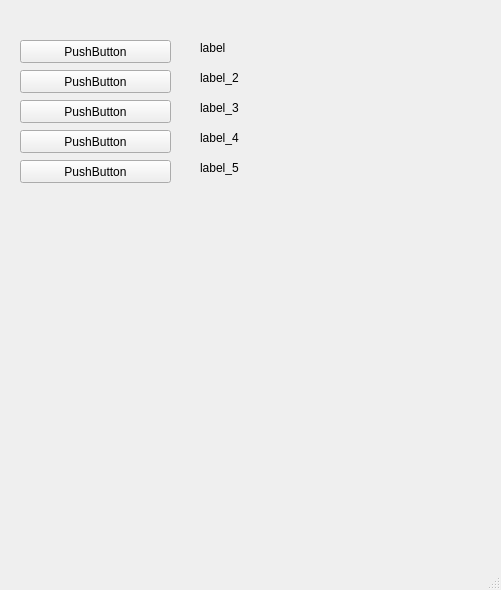
<?xml version="1.0" encoding="UTF-8"?>
<ui version="4.0">
 <class>MainWindow</class>
 <widget class="QMainWindow" name="MainWindow">
  <property name="geometry">
   <rect>
    <x>0</x>
    <y>0</y>
    <width>501</width>
    <height>590</height>
   </rect>
  </property>
  <property name="windowTitle">
   <string>MainWindow</string>
  </property>
  <widget class="QWidget" name="centralwidget">
   <widget class="QPushButton" name="pushButton">
    <property name="geometry">
     <rect>
      <x>20</x>
      <y>40</y>
      <width>151</width>
      <height>23</height>
     </rect>
    </property>
    <property name="text">
     <string>PushButton</string>
    </property>
   </widget>
   <widget class="QPushButton" name="pushButton_2">
    <property name="geometry">
     <rect>
      <x>20</x>
      <y>70</y>
      <width>151</width>
      <height>23</height>
     </rect>
    </property>
    <property name="text">
     <string>PushButton</string>
    </property>
   </widget>
   <widget class="QPushButton" name="pushButton_3">
    <property name="geometry">
     <rect>
      <x>20</x>
      <y>100</y>
      <width>151</width>
      <height>23</height>
     </rect>
    </property>
    <property name="text">
     <string>PushButton</string>
    </property>
   </widget>
   <widget class="QPushButton" name="pushButton_4">
    <property name="geometry">
     <rect>
      <x>20</x>
      <y>130</y>
      <width>151</width>
      <height>23</height>
     </rect>
    </property>
    <property name="text">
     <string>PushButton</string>
    </property>
   </widget>
   <widget class="QPushButton" name="pushButton_5">
    <property name="geometry">
     <rect>
      <x>20</x>
      <y>160</y>
      <width>151</width>
      <height>23</height>
     </rect>
    </property>
    <property name="text">
     <string>PushButton</string>
    </property>
   </widget>
   <widget class="QLabel" name="label">
    <property name="geometry">
     <rect>
      <x>200</x>
      <y>40</y>
      <width>281</width>
      <height>16</height>
     </rect>
    </property>
    <property name="text">
     <string>label</string>
    </property>
   </widget>
   <widget class="QLabel" name="label_2">
    <property name="geometry">
     <rect>
      <x>200</x>
      <y>70</y>
      <width>291</width>
      <height>16</height>
     </rect>
    </property>
    <property name="text">
     <string>label_2</string>
    </property>
   </widget>
   <widget class="QLabel" name="label_3">
    <property name="geometry">
     <rect>
      <x>200</x>
      <y>100</y>
      <width>291</width>
      <height>16</height>
     </rect>
    </property>
    <property name="text">
     <string>label_3</string>
    </property>
   </widget>
   <widget class="QLabel" name="label_4">
    <property name="geometry">
     <rect>
      <x>200</x>
      <y>130</y>
      <width>291</width>
      <height>16</height>
     </rect>
    </property>
    <property name="text">
     <string>label_4</string>
    </property>
   </widget>
   <widget class="QLabel" name="label_5">
    <property name="geometry">
     <rect>
      <x>200</x>
      <y>160</y>
      <width>291</width>
      <height>16</height>
     </rect>
    </property>
    <property name="text">
     <string>label_5</string>
    </property>
   </widget>
  </widget>
  <widget class="QMenuBar" name="menubar">
   <property name="geometry">
    <rect>
     <x>0</x>
     <y>0</y>
     <width>501</width>
     <height>21</height>
    </rect>
   </property>
  </widget>
  <widget class="QStatusBar" name="statusbar"/>
 </widget>
 <resources/>
 <connections/>
</ui>
